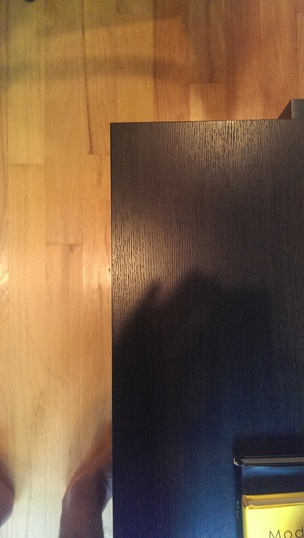
#> input picture beagle/python/tblsmall.jpg, 304 x 538 px
$ python test.py   (Python 2 division)
#> lines starting #> are read from the running program, lines starting #| are printed output that depends on the picture
import numpy as np
import cv2
img = cv2.imread('tblsmall.jpg', 0)
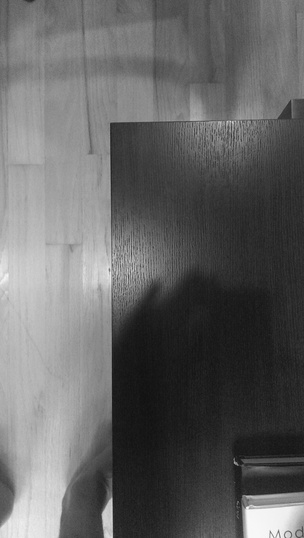
#> img: shape (538, 304); min 16, max 249, mean 99.7
cv2.namedWindow('image', cv2.WINDOW_NORMAL)
cv2.imshow('image',img)
#> (the run stopped early here; a loop or call above may not have finished)
